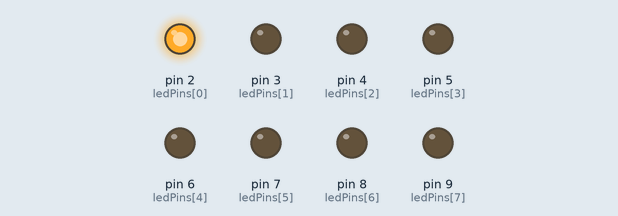
A sketch run on a simulated Arduino Uno, built with avr-gcc and run on an emulated ATmega328P. Parts: output pins drawn as LEDs (lit = HIGH).

Above: at 0.15 s.
At 0.75 s:
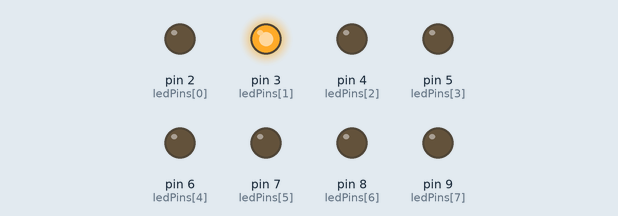
At 1.35 s:
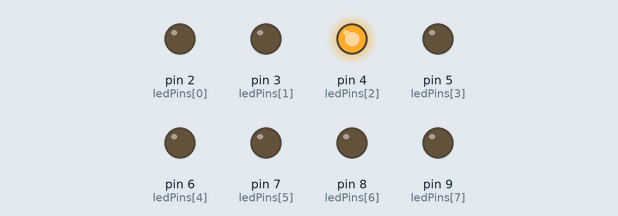
At 3.15 s:
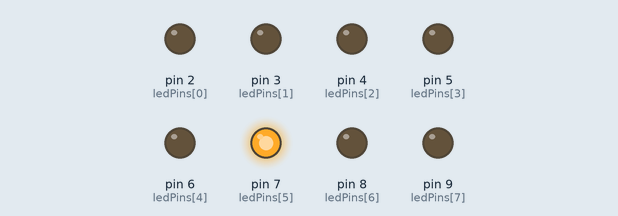
At 4.35 s:
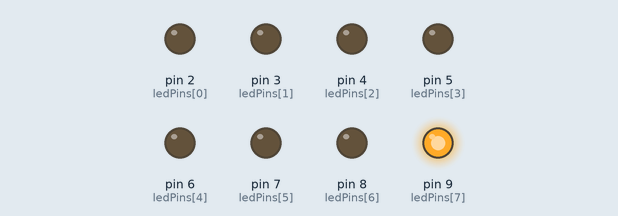
At 5.85 s:
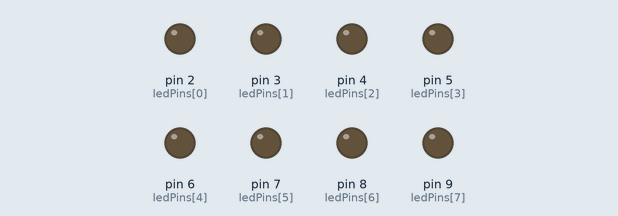
Timing chart, 0 to 6.2 s (numbered marks = the images above):
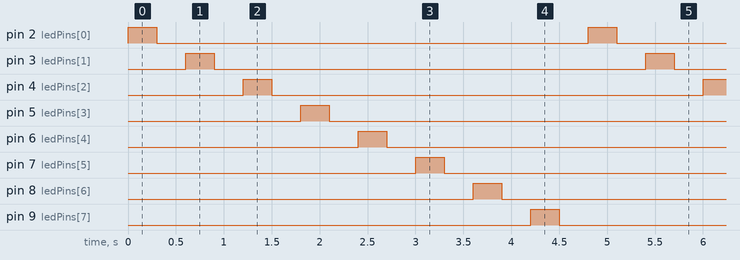

Measured:
- by itself, pin 2 (ledPins[0]), pin 3 (ledPins[1]), pin 4 (ledPins[2]), pin 5 (ledPins[3]), pin 6 (ledPins[4]), pin 7 (ledPins[5]), pin 8 (ledPins[6]), pin 9 (ledPins[7]): alternates HIGH for 0.30 s and LOW for 4.5 s
- by itself, everything shown: repeats every 4.8 s, in 16 steps

The sketch:

job07.ino
```cpp
#define LED_COUNT 8


int ledPins[LED_COUNT] = {2, 3, 4, 5, 6, 7, 8, 9};

void setup() {
  for (int i = 0; i < LED_COUNT; i++) {
    pinMode(ledPins[i], OUTPUT);
  }
}

void loop() {

  for (int i = 0; i < LED_COUNT; i++) {
    digitalWrite(ledPins[i], HIGH);
    delay(300);
    digitalWrite(ledPins[i], LOW);
    delay(300);
  }
}
```
